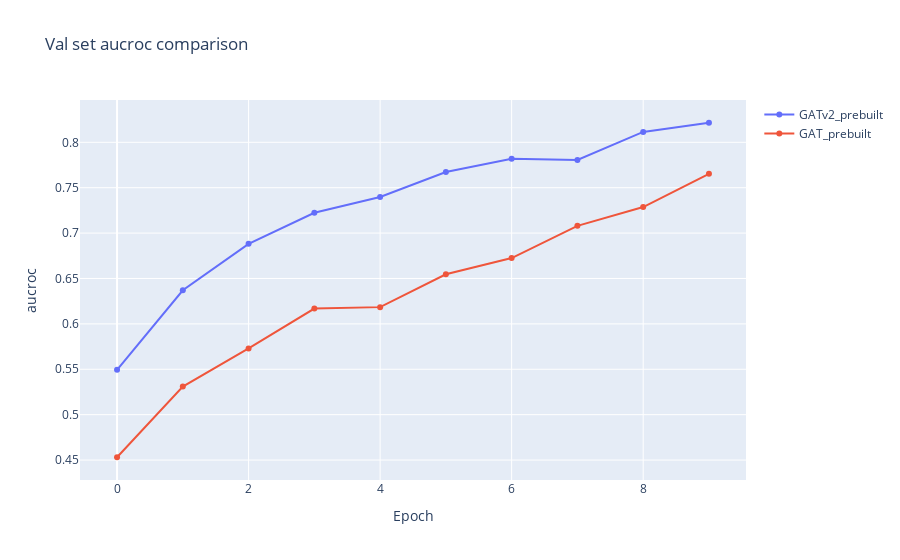

Write notebook code for a chart like this one.
### Markdown cell above
## Training Cross comparisons
Here,we show you how to load few results from previous trained models , we should assign names then plots all results. The current visualization has additional models that we ran as well.

### Code cell
# Take names of the saved files
model_name_list = ["GATv2prebuilt.results","GATprebuilt.results"]
#Assign names to plots
names = ["GATv2_prebuilt", "GAT_prebuilt"]

#Iterate to load saved outputs and plots
mm_list0 = [load_results(fn) for fn in model_name_list]
plot_training_comp(mm_list0, names, "aucroc",title="Val set aucroc comparison")

### Figure 1 — Plotly figure (JSON) as saved in the notebook; plotly's stock layout.template omitted (floating-point values rounded to 4 significant figures)
{"data": [{"name": "GATv2_prebuilt", "type": "scatter", "x": [0, 1, 2, 3, 4, 5, 6, 7, 8, 9], "y": [0.5493, 0.637, 0.6882, 0.7223, 0.7397, 0.7673, 0.7819, 0.7805, 0.8115, 0.8215]}, {"name": "GAT_prebuilt", "type": "scatter", "x": [0, 1, 2, 3, 4, 5, 6, 7, 8, 9], "y": [0.4531, 0.531, 0.5729, 0.6169, 0.6184, 0.6547, 0.6725, 0.708, 0.7287, 0.7653]}], "layout": {"title": {"text": "Val set aucroc comparison"}, "xaxis": {"title": {"text": "Epoch"}}, "yaxis": {"title": {"text": "aucroc"}}}}
